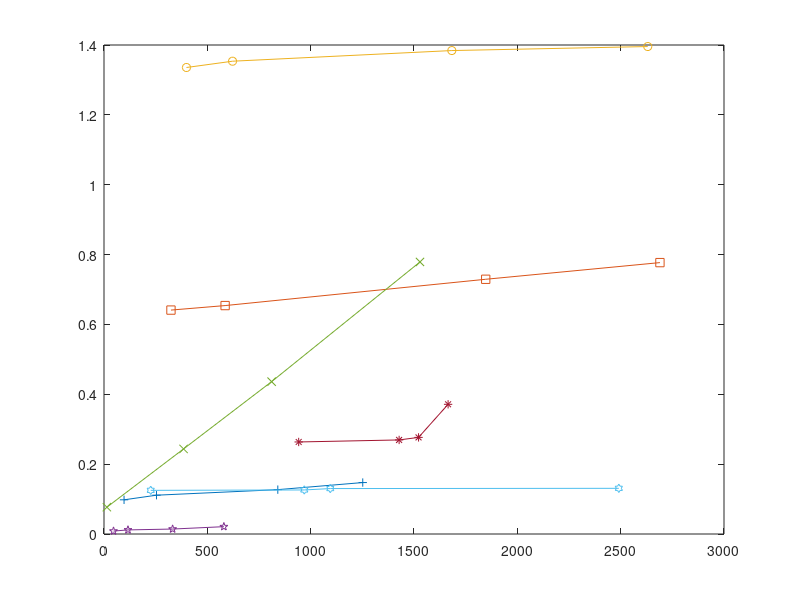

MATLAB code to generate this figure: (Note: this script raises an error after producing the figure.)
% 1.Fig3.2 Number of detected features VS Times
% 2.This code is just a plot function, describling 7 detecots' computation cost.
figure
surfNum=[1252 841 254 97];
surfTime=[0.1473 0.1270 0.1111 0.0979];

akazeNum=[2690 1847 586 324];
akazeTime=[0.7770 0.7293 0.6540 0.6411];

kazeNum=[2631 1683 622 399];
kazeTime=[1.3956 1.3841 1.3536 1.3356];

briskNum=[580 332 116 46];
briskTime=[0.0210 0.0142 0.0117 0.0084];

mserNum=[1529 811 385 14];
mserTime=[0.7789 0.4362 0.2436 0.0768];

harrisNum=[2491 1095 969 226];
harrisTime=[0.1308 0.1301 0.1261 0.1250];

siftNum=[1665 1522 1428 942];
siftTime=[0.3713 0.2766 0.2693 0.2635];


p=plot(surfNum,surfTime,'-+',akazeNum,akazeTime,'-s',kazeNum,kazeTime,'-o',briskNum,briskTime,'-p',mserNum,mserTime,'-x',harrisNum,harrisTime,'-h',siftNum,siftTime,'-*');
% 20:10:60,v_repeatabilitysu,'-g+',
% 20:10:60,v_repeatabilityh,'-bs',
set( p, 'linesmoothing', 'on' );

p(1).LineWidth =2;
p(1).MarkerSize=6;
p(1).MarkerEdgeColor=[0,0,0 ];
p(1).MarkerFaceColor='w';

p(2).LineWidth =2;
p(2).MarkerSize=6;
p(2).MarkerEdgeColor=[0,0,0 ];
p(2).MarkerFaceColor='w';

p(3).LineWidth =2;
p(3).MarkerSize=6;
p(3).MarkerEdgeColor=[0,0,0 ];
p(3).MarkerFaceColor='w';

p(4).LineWidth =2;
p(4).MarkerSize=6;
p(4).MarkerEdgeColor=[0,0,0 ];
p(4).MarkerFaceColor='w';

p(5).LineWidth =2;
p(5).MarkerSize=6;
p(5).MarkerEdgeColor=[0,0,0 ];
p(5).MarkerFaceColor='w';

p(6).LineWidth =2;
p(6).MarkerSize=6;
p(6).MarkerEdgeColor=[0,0,0 ];
p(6).MarkerFaceColor='w';

p(7).LineWidth =2;
p(7).MarkerSize=6;
p(7).MarkerEdgeColor=[0,0,0 ];
p(7).MarkerFaceColor='w';

ax=gca;
grid on
ax.GridLineStyle = ':';
ax.GridColor = [0 0 0];
ax.LineWidth=0.6;
ax.GridAlpha = 1;
set(gca, 'XMinorTick', 'on');
set(gca, 'YMinorTick', 'on');

xlabel('Number of detected features','FontSize',14')
ylabel('Time/s','FontSize',14')
legend({'SURF','AKAZE','KAZE','BRISK','MSER','HARRIS','SIFT'},'FontSize',14,'Location','northeast')

